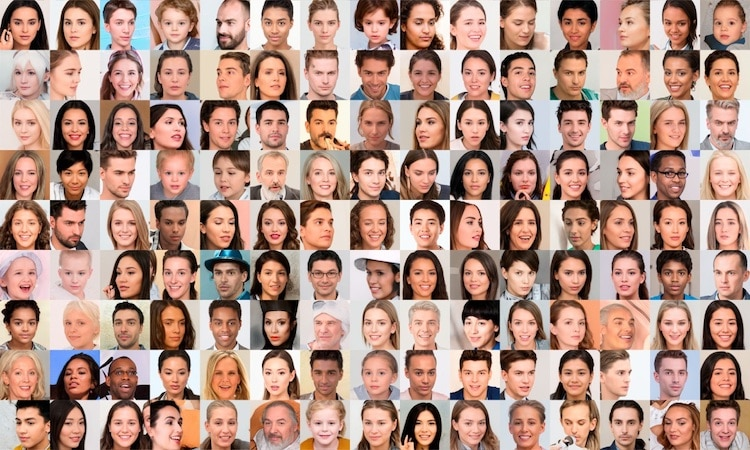
#> input picture 100k-ai-faces-1.jpg, 750 x 450 px
$ jupyter execute ml_face_extraction_using_opencv.ipynb
#> lines starting #> are read from the running program, lines starting #| are printed output that depends on the picture; after the words box and inside, x2 and y2 are one past the last pixel; in counts of white or black regions, pixels touching at a corner belong together
# Face extraction experiment using OpenCV library

[cell 1]
import cv2
import matplotlib.pyplot as plt
import numpy as np
import math

# Load the classifier
# wget --no-check-certificate "https://raw.githubusercontent.com/opencv/opencv/master/data/haarcascades/haarcascade_frontalface_default.xml"
face_cascade = cv2.CascadeClassifier('haarcascade_frontalface_default.xml')

# Read the input image
img = cv2.imread('100k-ai-faces-1.jpg')
#> img is the input picture: shape (450, 750, 3); mean B, G, R 132.9, 145.8, 180
# Convert into grayscale
gray = cv2.cvtColor(img, cv2.COLOR_BGR2GRAY)
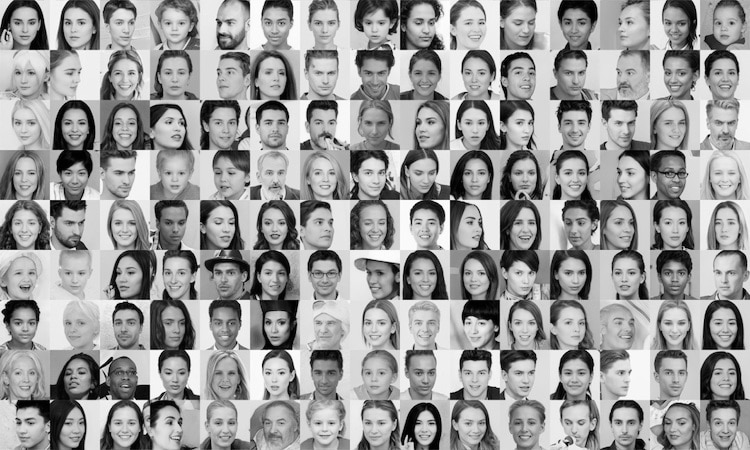
#> gray: shape (450, 750); min 0, max 255, mean 154.5
# Detect faces
faces = face_cascade.detectMultiScale(gray, 1.1, 4)
#> faces = 128 rows, first 6: [57, 8, 37, 37], [105, 8, 39, 39], [359, 11, 31, 31], [657, 9, 36, 36], [108, 61, 33, 33], [408, 60, 34, 34]

# Extract faces
extracted_images = []

for (x, y, w, h) in faces:
    # Draw rectangle around face
    cv2.rectangle(img, (x, y), (x+w, y+h), (255, 0, 0), 2)
    face = img[y:y+h, x:x+w]
    extracted_images.append(face)
#> this loop made 128 passes
#> (x, y, w, h) on passes 1 to 12: (57, 8, 37, 37), (105, 8, 39, 39), (359, 11, 31, 31), (657, 9, 36, 36), (108, 61, 33, 33), (408, 60, 34, 34), (459, 60, 33, 33), (657, 59, 37, 37), (706, 59, 36, 36), (58, 110, 34, 34), (206, 108, 37, 37), (257, 109, 36, 36)
#> pass 1, `face = img[y:y+h, x:x+w]`:
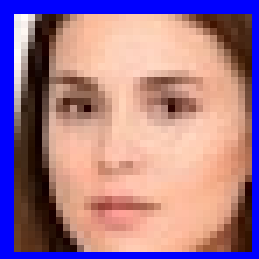
#> face: shape (37, 37, 3) (shown 7 times larger); mean B, G, R 142.7, 121.3, 163
#> pass 2, `face = img[y:y+h, x:x+w]`:
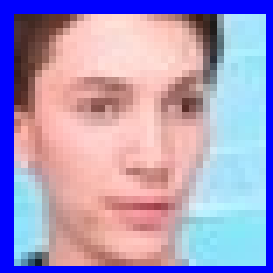
#> face: shape (39, 39, 3) (shown 7 times larger); mean B, G, R 192.4, 153.2, 168.7
#> pass 3, `face = img[y:y+h, x:x+w]`:
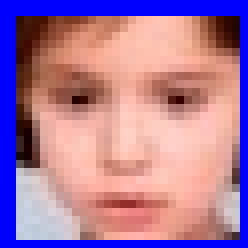
#> face: shape (31, 31, 3) (shown 8 times larger); mean B, G, R 157, 120.5, 168.4
#> after the loop:
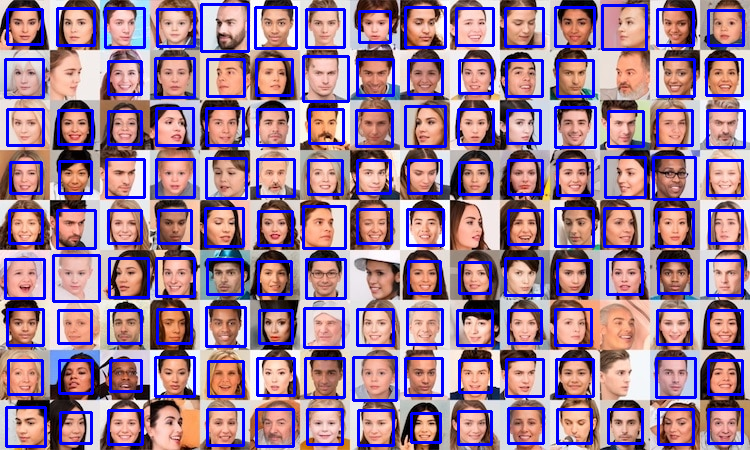
#> img: shape (450, 750, 3); 16.23% of pixels changed, all inside (x1, y1, x2, y2) = (4, 3, 746, 448)
#> after the loop, extracted_images = 128 items
    # cv2.imwrite("file{}.jpg".format(i), face)

[cell 2]
# Draw original figure with rectangles
plt.figure(figsize=(20,20))
plt.axis("off")
plt.imshow(cv2.cvtColor(img, cv2.COLOR_BGR2RGB))
plt.show()

[cell 3]
# Show all extracted images

img_count = len(extracted_images)
#> img_count = 128
print('Faces detected: ', img_count)
#| Faces detected:  128

print ('Generating images...')
table_size = (int) (math.sqrt(img_count)) + 1
#> table_size = 12

fig = plt.figure(figsize=(20,20))
for i in range(img_count):
    plt.subplot(table_size,table_size,i+1)
    plt.tight_layout()
    plt.imshow(cv2.cvtColor(extracted_images[i], cv2.COLOR_BGR2RGB), interpolation='none')
    plt.title("Img_{}".format(i + 1))
    plt.xticks([])
    plt.yticks([])

print ('Done.')
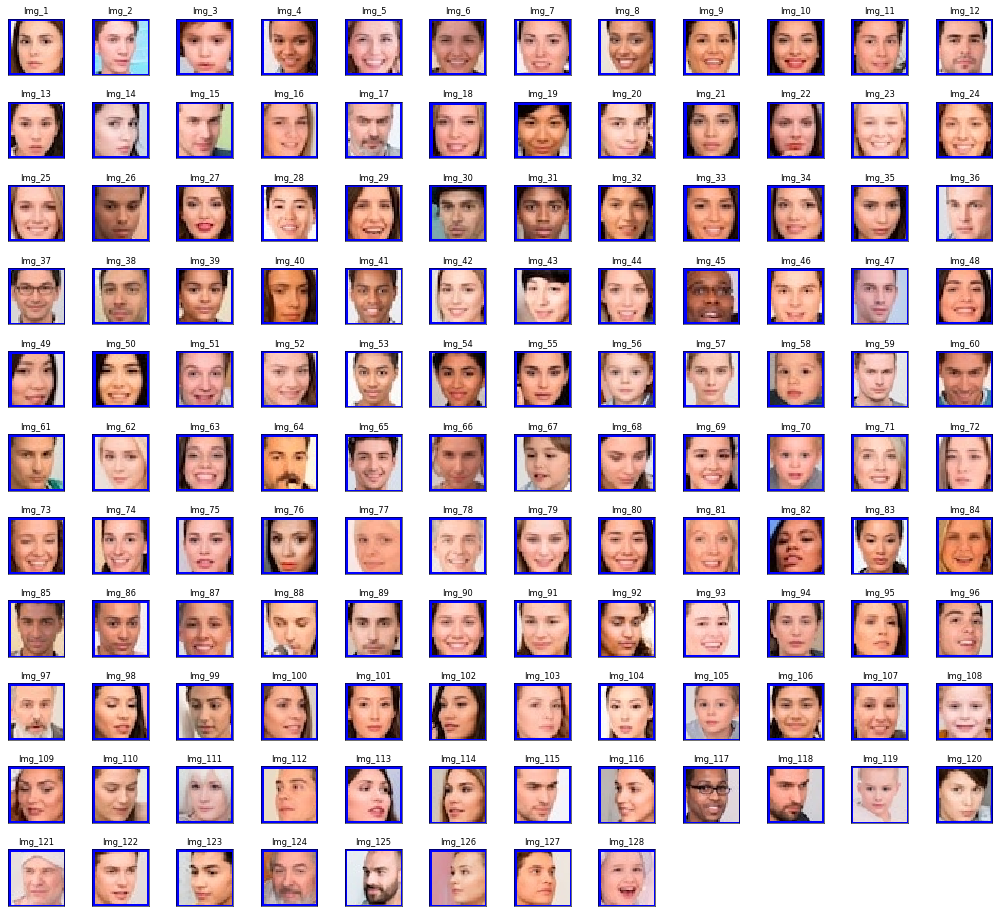
#> figure drawn by matplotlib, 128 panels
